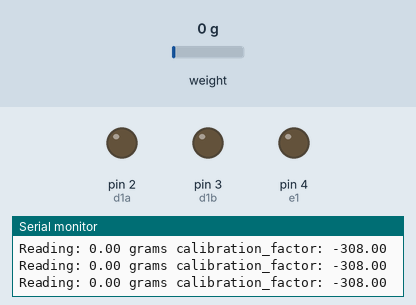
A sketch run on a simulated Arduino Uno, built with avr-gcc and run on an emulated ATmega328P. On the bench: output pins drawn as LEDs (lit = HIGH), the last lines printed to the serial monitor. Inputs (shaded band) come from the test bench; at power-on: weight on the scale 0 g.

Above: at 3.3 s.
3.4 s: weight on the scale set to 4 g
6.4 s: weight on the scale set to 7 g
At 6.7 s:
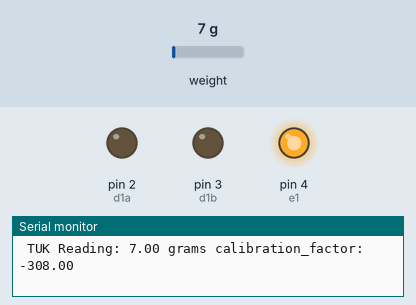
Timing chart, 0 to 9.4 s (numbered marks = the images above; inputs shaded):
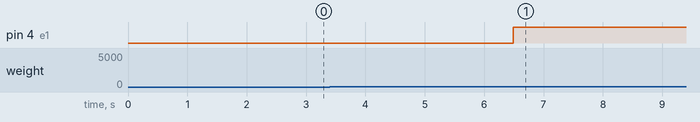

Measured:
- the behaviour switches between 5 and 6 g on weight on the scale (found by bisection; images 0 and 1)
- after the input at 6.4 s, pin 4 (e1): LOW → HIGH after 0.09 s

The sketch:

allin.ino
```cpp
#include "HX711.h"

HX711 scale(5, 6);

float calibration_factor = -308; // this calibration factor is adjusted according to my load cell
float units;
float ounces;


const int d1a = 2;
const int d1b = 3;
const int e1 = 4;
byte pwmValue1 = 0;
int ar = 1;


void setup() {
  pinMode(d1a, OUTPUT);
  pinMode(d1b, OUTPUT);
  pinMode(e1, OUTPUT);


  Serial.begin(9600);         //14400
  Serial.println("HX711 calibration sketch");
  Serial.println("Remove all weight from scale");
  Serial.println("After readings begin, place known weight on scale");
  Serial.println("Press + or a to increase calibration factor");
  Serial.println("Press - or z to decrease calibration factor");

  scale.set_scale();
  scale.tare();  //Reset the scale to 0

  long zero_factor = scale.read_average(); //Get a baseline reading
  Serial.print("Zero factor: "); //This can be used to remove the need to tare the scale. Useful in permanent scale projects.
  Serial.println(zero_factor);
}

void loop() {
  scale.set_scale(calibration_factor); //Adjust to this calibration factor

  Serial.print("Reading: ");
  units = scale.get_units(), 10;
  if (units < 0)
  {
    units = 0.00;
  }

  ounces = units * 0.035274;
  Serial.print(units);
  Serial.print(" grams");
  Serial.print(" calibration_factor: ");
  Serial.print(calibration_factor);
  Serial.println();

  if(Serial.available())
  {
    char temp = Serial.read();
    if(temp == '+' || temp == 'a')
      calibration_factor += 1;
    else if(temp == '-' || temp == 'z')
      calibration_factor -= 1;
  }


   int i=0, j=0, raz =0;
    if (units>5 && units<100)
    {
      j=1;
    }
    if (units>100 && units<150)
    {
      j=2;
    }
    if (units>150 && units<200)
    {
      j=3;
    }
    /*if (units>200)
    {
      j=4;
    }*/
  if (j>0)
  {
    if (j==ar)
    {
      Serial.print(" TUK ");
      }
          if(j>ar)
          {
            raz = j - ar;
            while (i<raz)
            {
              digitalWrite(d1a, HIGH);
              digitalWrite(d1b, LOW);
              analogWrite(e1,240) ;
                  delay(2200) ;

                  digitalWrite(d1a,HIGH) ;
                  digitalWrite(d1b,HIGH) ;
                  delay(1000) ;
              i++;
            }
          }
          if(j<ar)
          {
             raz = ar - j;
            while (i<raz)
            {
              digitalWrite(d1a, LOW);
              digitalWrite(d1b, HIGH);
              analogWrite(e1,240) ;
                  delay(2000) ;

                  digitalWrite(d1a,HIGH) ;
                  digitalWrite(d1b,HIGH) ;
                  delay(1000) ;
              i++;
            }
          }
          analogWrite(e1,240) ;
          ar = j;
  }
}
```
